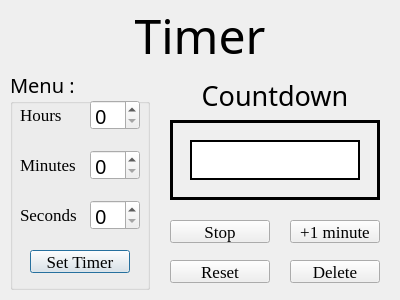
<?xml version="1.0" encoding="UTF-8"?>
<ui version="4.0">
 <class>Dialog</class>
 <widget class="QDialog" name="Dialog">
  <property name="geometry">
   <rect>
    <x>0</x>
    <y>0</y>
    <width>400</width>
    <height>300</height>
   </rect>
  </property>
  <property name="windowTitle">
   <string>Timer</string>
  </property>
  <widget class="QLabel" name="label">
   <property name="geometry">
    <rect>
     <x>10</x>
     <y>10</y>
     <width>380</width>
     <height>50</height>
    </rect>
   </property>
   <property name="font">
    <font>
     <family>Old English Text MT</family>
     <pointsize>36</pointsize>
    </font>
   </property>
   <property name="text">
    <string>Timer</string>
   </property>
   <property name="alignment">
    <set>Qt::AlignCenter</set>
   </property>
  </widget>
  <widget class="QGroupBox" name="groupBox">
   <property name="geometry">
    <rect>
     <x>10</x>
     <y>70</y>
     <width>140</width>
     <height>220</height>
    </rect>
   </property>
   <property name="font">
    <font>
     <family>Old English Text MT</family>
     <pointsize>15</pointsize>
    </font>
   </property>
   <property name="title">
    <string>Menu :</string>
   </property>
   <property name="flat">
    <bool>false</bool>
   </property>
   <widget class="QSpinBox" name="spinBox">
    <property name="geometry">
     <rect>
      <x>80</x>
      <y>30</y>
      <width>50</width>
      <height>30</height>
     </rect>
    </property>
   </widget>
   <widget class="QSpinBox" name="spinBox_2">
    <property name="geometry">
     <rect>
      <x>80</x>
      <y>80</y>
      <width>50</width>
      <height>30</height>
     </rect>
    </property>
    <property name="maximum">
     <number>59</number>
    </property>
   </widget>
   <widget class="QSpinBox" name="spinBox_3">
    <property name="geometry">
     <rect>
      <x>80</x>
      <y>130</y>
      <width>50</width>
      <height>30</height>
     </rect>
    </property>
    <property name="maximum">
     <number>59</number>
    </property>
   </widget>
   <widget class="QPushButton" name="pushButton">
    <property name="geometry">
     <rect>
      <x>20</x>
      <y>180</y>
      <width>100</width>
      <height>23</height>
     </rect>
    </property>
    <property name="font">
     <font>
      <family>Times New Roman</family>
      <pointsize>13</pointsize>
     </font>
    </property>
    <property name="text">
     <string>Set Timer</string>
    </property>
   </widget>
   <widget class="QLabel" name="label_2">
    <property name="geometry">
     <rect>
      <x>10</x>
      <y>30</y>
      <width>60</width>
      <height>30</height>
     </rect>
    </property>
    <property name="font">
     <font>
      <family>Times New Roman</family>
      <pointsize>13</pointsize>
     </font>
    </property>
    <property name="text">
     <string>Hours</string>
    </property>
   </widget>
   <widget class="QLabel" name="label_3">
    <property name="geometry">
     <rect>
      <x>10</x>
      <y>80</y>
      <width>60</width>
      <height>30</height>
     </rect>
    </property>
    <property name="font">
     <font>
      <family>Times New Roman</family>
      <pointsize>13</pointsize>
     </font>
    </property>
    <property name="text">
     <string>Minutes</string>
    </property>
   </widget>
   <widget class="QLabel" name="label_4">
    <property name="geometry">
     <rect>
      <x>10</x>
      <y>130</y>
      <width>60</width>
      <height>30</height>
     </rect>
    </property>
    <property name="font">
     <font>
      <family>Times New Roman</family>
      <pointsize>13</pointsize>
     </font>
    </property>
    <property name="text">
     <string>Seconds</string>
    </property>
   </widget>
  </widget>
  <widget class="QLabel" name="label_5">
   <property name="geometry">
    <rect>
     <x>170</x>
     <y>80</y>
     <width>210</width>
     <height>30</height>
    </rect>
   </property>
   <property name="font">
    <font>
     <family>Old English Text MT</family>
     <pointsize>20</pointsize>
    </font>
   </property>
   <property name="text">
    <string>Countdown</string>
   </property>
   <property name="alignment">
    <set>Qt::AlignCenter</set>
   </property>
  </widget>
  <widget class="QPushButton" name="pushButton_2">
   <property name="geometry">
    <rect>
     <x>170</x>
     <y>220</y>
     <width>100</width>
     <height>23</height>
    </rect>
   </property>
   <property name="font">
    <font>
     <family>Times New Roman</family>
     <pointsize>13</pointsize>
    </font>
   </property>
   <property name="text">
    <string>Stop</string>
   </property>
  </widget>
  <widget class="QPushButton" name="pushButton_3">
   <property name="geometry">
    <rect>
     <x>170</x>
     <y>260</y>
     <width>100</width>
     <height>23</height>
    </rect>
   </property>
   <property name="font">
    <font>
     <family>Times New Roman</family>
     <pointsize>13</pointsize>
    </font>
   </property>
   <property name="text">
    <string>Reset</string>
   </property>
  </widget>
  <widget class="QPushButton" name="pushButton_4">
   <property name="geometry">
    <rect>
     <x>290</x>
     <y>220</y>
     <width>90</width>
     <height>23</height>
    </rect>
   </property>
   <property name="font">
    <font>
     <family>Times New Roman</family>
     <pointsize>13</pointsize>
    </font>
   </property>
   <property name="text">
    <string>+1 minute</string>
   </property>
  </widget>
  <widget class="QPushButton" name="pushButton_5">
   <property name="geometry">
    <rect>
     <x>290</x>
     <y>260</y>
     <width>90</width>
     <height>23</height>
    </rect>
   </property>
   <property name="font">
    <font>
     <family>Times New Roman</family>
     <pointsize>13</pointsize>
    </font>
   </property>
   <property name="text">
    <string>Delete</string>
   </property>
  </widget>
  <widget class="QFrame" name="frame">
   <property name="geometry">
    <rect>
     <x>170</x>
     <y>120</y>
     <width>210</width>
     <height>80</height>
    </rect>
   </property>
   <property name="frameShape">
    <enum>QFrame::Box</enum>
   </property>
   <property name="frameShadow">
    <enum>QFrame::Plain</enum>
   </property>
   <property name="lineWidth">
    <number>3</number>
   </property>
   <widget class="QTextBrowser" name="textBrowser">
    <property name="geometry">
     <rect>
      <x>20</x>
      <y>20</y>
      <width>170</width>
      <height>40</height>
     </rect>
    </property>
    <property name="font">
     <font>
      <family>Times New Roman</family>
      <pointsize>18</pointsize>
     </font>
    </property>
    <property name="frameShape">
     <enum>QFrame::Panel</enum>
    </property>
    <property name="frameShadow">
     <enum>QFrame::Plain</enum>
    </property>
    <property name="lineWidth">
     <number>2</number>
    </property>
    <property name="midLineWidth">
     <number>0</number>
    </property>
   </widget>
  </widget>
 </widget>
 <resources/>
 <connections/>
</ui>
